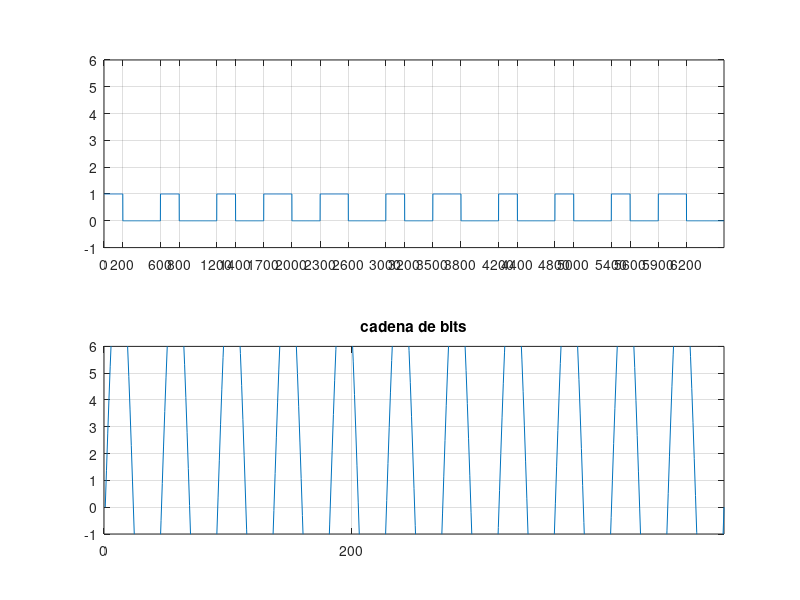

Source code (MATLAB):
clc, clear all, close all

%input

datos='00110100010';
regla_bit_alto = 1;
%carrier
Ac=10;
fc=1000e3;
thetac=0;
cpc=15;

%process

ascii = double(datos);
bits = dec2bin(ascii);
cadena = reshape(bits',1,[]); %' al final es matriz traspuesta ;[]  para calcular la salida de bits (4*7)

%graficar cadena de funciones
tb=100 %duracion del bit
uno = ones(1,tb) %matriz de unos
cero = zeros(1,tb) %matriz de ceros
frame=[];
frameInv=[];
list=[];
f='0';
for n=1:length(cadena)
    if (cadena(n)=='1')
        frame = [ frame uno ]; %vector que se autoacumula
        frameInv = [frameInv cero] 
    else 
        frame = [ frame cero ];
        frameInv = [frameInv cero]
    end
    if (cadena(n)~= f)
        f=cadena(n);
        list = [list length(frame)];
    end
end
if(regla_bit_alto==1)
    cadenaBits=5*frame %0 a 5 voltios
else
    cadenaBIts=5*frameInv
end
%carrier
tc=linspace(0,length(datos)/fc,500);
carrier= Ac*sin(2*pi*fc*tc+thetac)

%output

titulo=cat(2,'Datos: ',datos)
figure(1)
subplot(2,1,1),plot(frame)
xticks(list-100)
axis([0 length(frame) -1 6])
grid on
subplot(2,1,2),plot(carrier) 
xticks(list-100)
axis([0 length(carrier) -1 6])
title('cadena de bits')
grid on